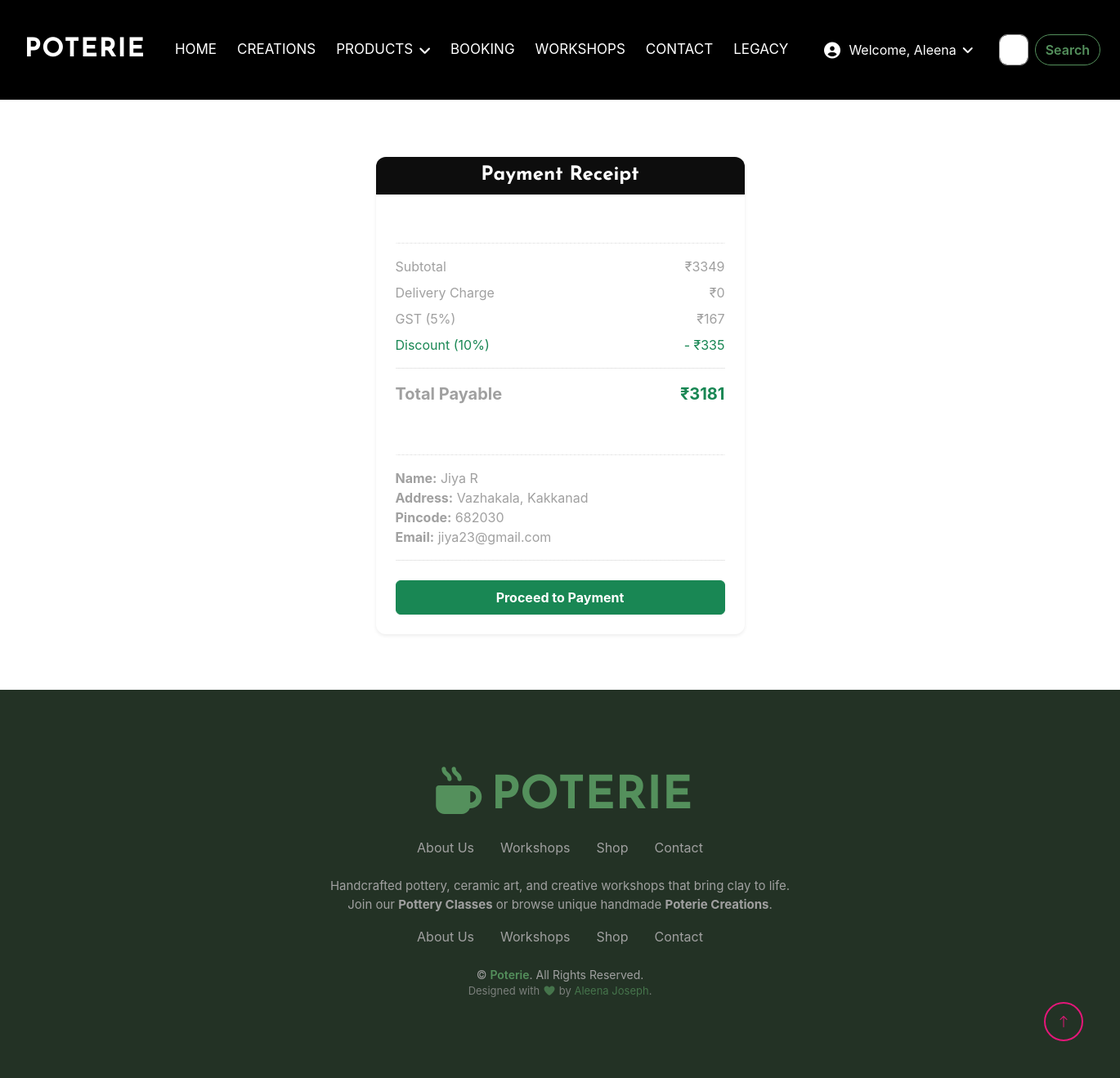
The app's page /PoteriaSite/PaymentPage/ (signed in) with its own data.
### webapp/models.py (models this page shows, shortened)
class Checkoutdb(models.Model):
    Fullame = models.CharField(max_length=30, null=True, blank=True)
    Email = models.EmailField(max_length=30, null=True, blank=True)
    Address = models.CharField(max_length=30, null=True, blank=True)
    City = models.CharField(max_length=30, null=True, blank=True)
    Pincode = models.IntegerField(null=True, blank=True)
    Total_amount = models.IntegerField(null=True, blank=True)
    Checkout_Username = models.CharField(max_length=30, null=True, blank=True)

### webapp/views.py (the view)
# urls.py: path('PaymentPage/', views.PaymentPage, name="PaymentPage"),
def PaymentPage(request):
    product = productdb.objects.all()
    cart = Cartdb.objects.filter(Singlepottery_username=request.session['username'])
    subtotal = 0
    totalprice = 0
    discount = 0
    gst = 0
    delivery = 0
    for i in cart:
        subtotal += i.Singlepottery_total
        if subtotal < 500:
            delivery = 50
        else:
            delivery = 0
    gst = round(subtotal * 0.05)
    discount = round(subtotal * 0.10)
    totalprice = (subtotal + gst + delivery) - discount
    checkout_address = Checkoutdb.objects.filter(Checkout_Username=request.session['username']).last()
    cart_count = Cartdb.objects.filter(Singlepottery_username=request.session['username']).count()
    customer = Checkoutdb.objects.order_by("-id").first()
    pay = customer.Total_amount
    amount = int(pay * 100)
    pay_str = str(amount)
    if request.method=='POST':
        client=razorpay.Client(auth=('rzp_test_0ib0jPwwZ7I1lT', 'VjHNO5zKeKxz8PYe7VnzwxMR'))
        payment=client.order.create({'amount':amount,'currency':'INR'})
    return render(request, "Paymentpage.html", {'product': product,
                                                'cart_count': cart_count,
                                                'subtotal': subtotal,
                                                'discount': discount,
                                                'delivery': delivery,
                                                'totalprice': totalprice,
                                                'gst': gst,
                                                'checkout_address': checkout_address,
                                                'pay_str':pay_str
                                                })

### webapp/templates/Paymentpage.html (shortened to what this page needs)
<!DOCTYPE html>
<html lang="en">
{% load static %}
<head>
    <link href="https://cdnjs.cloudflare.com/ajax/libs/font-awesome/7.0.0/css/all.min.css" rel="stylesheet">
    <link href="https://cdn.jsdelivr.net/npm/bootstrap-icons@1.4.1/font/bootstrap-icons.css" rel="stylesheet">
    <link href="{% static 'website/lib/animate/animate.min.css' %}" rel="stylesheet">
    <link href="{% static 'website/lib/lightbox/css/lightbox.min.css' %}" rel="stylesheet">
    <link href="{% static 'website/lib/owlcarousel/assets/owl.carousel.min.css' %}" rel="stylesheet">
    <link href="{% static 'website/css/bootstrap.min.css' %}" rel="stylesheet">
    <link href="{% static 'website/css/style.css' %}" rel="stylesheet">
</head>
<body style="background-color:white;">
<div class="container-fluid p-0 ">
    <nav class="navbar navbar-expand-lg" style="background-color:rgb(0,0,0);">
        <a href="{% url 'Homepage' %}" class="navbar-brand ms-4 ms-lg-0 d-flex align-items-center">
            <h2 class="mb-0 text-uppercase"
                style="color: white; font-weight: bold; margin-left:30px; margin-right:20px;">Poterie</h2>
        </a>
        <div class="collapse navbar-collapse" id="navbarCollapse">
            <div class="navbar-nav mx-auto p-4 p-lg-0">
                <a href="{% url 'Homepage' %}"
                   class="nav-item nav-link {% if request.resolver_match.url_name == 'Homepage' %}active{% endif %}">Home</a>
                <a href="{% url 'Creationpage' %}"
                   class="nav-item nav-link {% if request.resolver_match.url_name == 'Creationpage' %}active{% endif %}">Creations</a>
                <div class="nav-item dropdown">
                    <a href="#" class="nav-link dropdown-toggle text-white" data-bs-toggle="dropdown">Products</a>
                </div>
                <a href="{% url 'Bookingpage' %}"
                   class="nav-item nav-link text-white {% if request.resolver_match.url_name == 'Bookingpage' %}active{% endif %}">Booking</a>
                <a href="{% url 'Workshoppage' %}"
                   class="nav-item nav-link text-white {% if request.resolver_match.url_name == 'Workshoppage' %}active{% endif %}">Workshops</a>
                <a href="{% url 'Contactpage' %}"
                   class="nav-item nav-link text-white {% if request.resolver_match.url_name == 'Contactpage' %}active{% endif %}">Contact</a>
                <a href="{% url 'Legacygpage' %}"
                   class="nav-item nav-link text-white {% if request.resolver_match.url_name == 'Legacygpage' %}active{% endif %}">Legacy</a>
            </div>
            {% if request.session.username %}
            <div class="nav-item dropdown me-3">
                <a href="#" class="nav-link dropdown-toggle text-white d-flex align-items-center"
                   data-bs-toggle="dropdown">
                    <i class="fas fa-user-circle fa-lg me-2"></i>Welcome, {{ request.session.username }} </a>
            </div>
            {% endif %}
            <form class="d-flex me-4" role="search">
                <input class="form-control me-2" type="search" placeholder="Search" aria-label="Search">
                <button class="btn btn-outline-success" type="submit">Search</button>
            </form>
        </div>
    </nav>
</div>
<div class="container-fluid main_wrapper" style="margin-top:124px; padding:20px 50px;">
    <div class="container mt-5 mb-5">
    <div class="row justify-content-center">
        <div class="col-md-5">
            <div class="card shadow-sm border-0" style="border-radius: 12px;">
                <div class="card-header bg-dark text-white text-center"
                     style="border-radius: 12px 12px 0 0;">
                    <h4 class="fw-bold mb-0">Payment Receipt</h4>
                </div>
                <div class="card-body p-4">
                    <h6 class="fw-bold mb-2">Order Summary</h6>
                    <hr style="border-top: 1px dashed #ccc;">
                    <div class="d-flex justify-content-between mb-2">
                        <span>Subtotal</span>
                        <span class="fw-semibold">₹{{ subtotal }}</span>
                    </div>
                    <div class="d-flex justify-content-between mb-2">
                        <span>Delivery Charge</span>
                        <span class="fw-semibold">₹{{ delivery }}</span>
                    </div>
                    <div class="d-flex justify-content-between mb-2">
                        <span>GST (5%)</span>
                        <span class="fw-semibold">₹{{ gst }}</span>
                    </div>
                    <div class="d-flex justify-content-between mb-2 text-success">
                        <span>Discount (10%)</span>
                        <span class="fw-semibold">- ₹{{ discount }}</span>
                    </div>
                    <hr style="border-top: 1px dashed #aaa;">
                    <div class="d-flex justify-content-between fs-5 mb-4">
                        <span class="fw-bold">Total Payable</span>
                        <span class="fw-bold text-success">₹{{ totalprice }}</span>
                    </div>
                    <h6 class="fw-bold mb-2">Delivery Address</h6>
                    <hr style="border-top: 1px dashed #ccc;">
                    <p class="m-0"><strong>Name:</strong> {{ checkout_address.Fullame }}</p>
                    <p class="m-0"><strong>Address:</strong> {{ checkout_address.Address }}, {{ checkout_address.City }}</p>
                    <p class="m-0"><strong>Pincode:</strong> {{ checkout_address.Pincode }}</p>
                    <p class="m-0 mb-3"><strong>Email:</strong> {{ checkout_address.Email }}</p>
                    <hr style="border-top: 1px dashed #aaa;">
                    <form method="post" >
                        <button type="submit" id="paybtn"
                                class="btn btn-success w-100 py-2 fw-bold mt-2"
                                style="border-radius: 6px;">
                            Proceed to Payment
                        </button>
                    </form>
                </div>
            </div>
        </div>
    </div>
</div>
</div>
<div class="container-fluid text-light footer py-5" style="background-color: rgb(35, 50, 37);"
     data-wow-delay="0.1s">
    <div class="container text-center py-5">
        <a href="{% url 'Homepage' %}">
            <h1 class="display-4 mb-3 text-uppercase" style="color: rgb(84, 144, 92); font-weight: 800;">
                <i class="fa-solid fa-mug-hot me-2"></i>Poterie
            </h1>
        </a>
        <div class="d-flex justify-content-center flex-wrap mb-4">
            <a href="{% url 'Homepage' %}" class="text-light mx-3" style="text-decoration: none;">About Us</a>
            <a href="{% url 'Workshoppage' %}" class="text-light mx-3" style="text-decoration: none;">Workshops</a>
            <a href="{% url 'Creationpage' %}" class="text-light mx-3" style="text-decoration: none;">Shop</a>
            <a href="{% url 'Contactpage' %}" class="text-light mx-3" style="text-decoration: none;">Contact</a>
        </div>
        <p class="mb-3" style="font-size: 15px;">
            Handcrafted pottery, ceramic art, and creative workshops that bring clay to life.<br>
            Join our <strong>Pottery Classes</strong> or browse unique handmade <strong>Poterie Creations</strong>.
        </p>
        <div class="d-flex justify-content-center flex-wrap mb-4">
            <a href="{% url 'Homepage' %}" class="text-light mx-3" style="text-decoration: none;">About Us</a>
            <a href="{% url 'Workshoppage' %}" class="text-light mx-3" style="text-decoration: none;">Workshops</a>
            <a href="{% url 'Creationpage' %}" class="text-light mx-3" style="text-decoration: none;">Shop</a>
            <a href="{% url 'Contactpage' %}" class="text-light mx-3" style="text-decoration: none;">Contact</a>
        </div>
        <p class="mb-0" style="font-size: 14px;">
            &copy; <span style="color: rgb(84, 144, 92); font-weight: 600;">Poterie</span>. All Rights Reserved.
        </p>
        <p class="mb-0" style="font-size: 13px; opacity: 0.7;">
            Designed with <i class="fa-solid fa-heart" style="color: rgb(84, 144, 92);"></i> by <a href="#"
                                                                                                   style="color: rgb(84, 144, 92); text-decoration: none;">Aleena
            Joseph</a>.
        </p>
    </div>
</div>
<a href="#" class="btn btn-outline-primary border-2 btn-lg-square back-to-top"><i class="bi bi-arrow-up"></i></a>
</body>
</html>

### webapp/static/website/css/style.css (style rules this page uses)
.back-to-top { position: fixed; display: none; right: 45px; bottom: 45px; z-index: 99; }
.btn { font-weight: 600; transition: .5s; border-radius: 50px; }
.btn-lg-square { width: 48px; height: 48px; }
.btn-square, .btn-sm-square, .btn-lg-square { padding: 0; display: flex; align-items: center; justify-content: center; font-weight: inherit; }
.navbar { position: absolute; width: 100%; top: 0; left: 0; z-index: 9; transition: .5s; }
.navbar .navbar-nav .nav-link { margin-right: 25px; padding: 40px 0; color: var(--bs-white); font-size: 17px; text-transform: uppercase; outline: none; transition: .5s; }
.navbar .dropdown-toggle::after { border: none; content: "\f107"; font-family: "Font Awesome 5 Free"; font-weight: 900; vertical-align: middle; margin-left: 8px; }
.footer { background-position: 0px 0px; background-repeat: repeat-x; animation: footerAnimatedBg 50s linear infinite; }
.navbar .nav-link { color: white; transition: 0.3s; }
.btn-outline-success { border-color: rgb(84, 144, 92); color: rgb(84, 144, 92); }

### webapp/templates/Paymentpage.html (style rules this page uses)
body { background-color: #f1f3f6; font-family: 'Inter', sans-serif; }
.navbar { background-color: #2874f0; }
.navbar-brand h2 { color: white; font-weight: 700; letter-spacing: 1px; }
.footer { background-color: rgb(35, 50, 37); color: white; padding: 40px 0; }

### records on screen
Checkoutdb: Fullame "Jiya R", Address "Vazhakala", City "Kakkanad", Pincode "682030", Email "jiya23@gmail.com"

### other values on screen
{{ request.session.username }} "Aleena"
{{ subtotal }} "3349"
{{ delivery }} "0"
{{ gst }} "167"
{{ discount }} "335"
{{ totalprice }} "3181"
